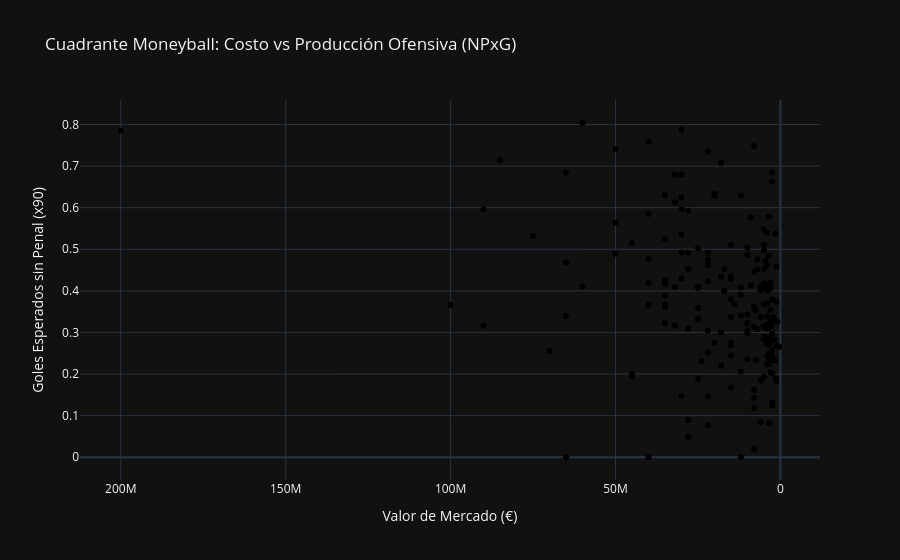

Notebook source saved alongside this figure:
### Code cell
import plotly.express as px

# Gráfico de dispersión interactivo
fig = px.scatter(
    resultados_mabac, 
    x='market_value_in_eur', 
    y='NPxG_p90',
    hover_name='key',
    hover_data=['Squad', 'Puntaje_TOPSIS'],
    color='Puntaje_MABAC',
    size_max=15,
    title='Cuadrante Moneyball: Costo vs Producción Ofensiva (NPxG)',
    labels={'market_value_in_eur': 'Valor de Mercado (€)', 'NPxG_p90': 'Goles Esperados sin Penal (x90)'},
    template='plotly_dark'
)

# Invertimos el eje X para que los más baratos (mejores para Moneyball) queden a la derecha
fig.update_xaxes(autorange="reversed")
fig.show()

### Figure 1 — Plotly figure (JSON) as saved in the notebook; plotly's stock layout.template omitted (floating-point values rounded to 4 significant figures; data arrays with more than 128 entries replaced by an {"elided": "..."} marker saying what was removed)
{"data": [{"customdata": {"elided": "196x2 str values"}, "hovertemplate": "<b>%{hovertext}</b><br><br>Valor de Mercado (€)=%{x}<br>Goles Esperados sin Penal (x90)=%{y}<br>Squad=%{customdata[0]}<br>Puntaje_TOPSIS=%{customdata[1]}<br>Puntaje_MABAC=%{marker.color}<extra></extra>", "hovertext": {"elided": "196 str values"}, "legendgroup": "", "marker": {"color": {"elided": "196 null values"}, "coloraxis": "coloraxis", "symbol": "circle"}, "mode": "markers", "name": "", "orientation": "v", "showlegend": false, "type": "scatter", "x": {"elided": "196 int values"}, "xaxis": "x", "y": {"elided": "196 float values"}, "yaxis": "y"}], "layout": {"coloraxis": {"colorbar": {"title": {"text": "Puntaje_MABAC"}}, "colorscale": [[0, "#0d0887"], [0.1111, "#46039f"], [0.2222, "#7201a8"], [0.3333, "#9c179e"], [0.4444, "#bd3786"], [0.5556, "#d8576b"], [0.6667, "#ed7953"], [0.7778, "#fb9f3a"], [0.8889, "#fdca26"], [1, "#f0f921"]]}, "legend": {"tracegroupgap": 0}, "title": {"text": "Cuadrante Moneyball: Costo vs Producción Ofensiva (NPxG)"}, "xaxis": {"anchor": "y", "autorange": "reversed", "domain": [0, 1], "title": {"text": "Valor de Mercado (€)"}}, "yaxis": {"anchor": "x", "domain": [0, 1], "title": {"text": "Goles Esperados sin Penal (x90)"}}}}
